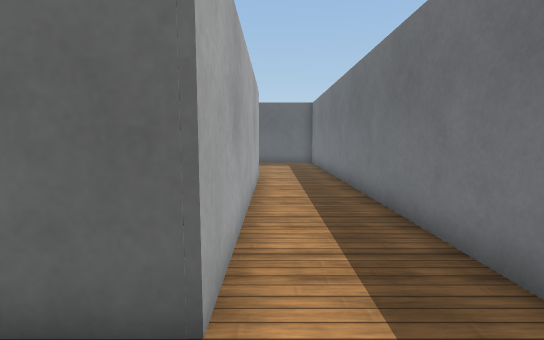
[1] (above)

16 first-person views from a walk through a robot-simulator world made for Webots. The camera is 0.4 m above the floor, tilts 6° down and sees 85° across. The floor is counted in squares, 0.25 m on a side. Each view is taken from the middle of a square. On the plan, view 1 faces up. The plan holds only what a view shows up to about 15 squares ahead; the rest is blank. The robots in the file are not drawn. Webots' stock objects and surfaces are drawn as simple stand-ins.

[2]
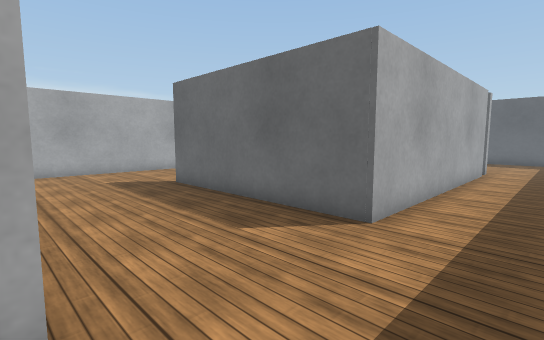

[3]
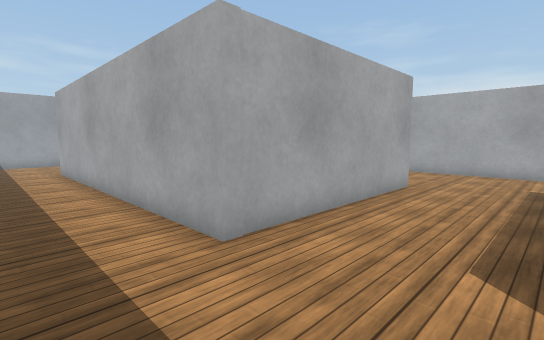

[4]
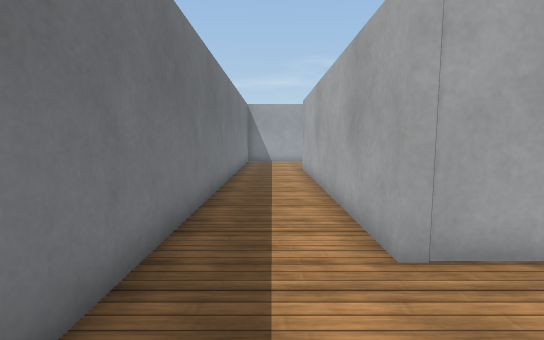

[5]
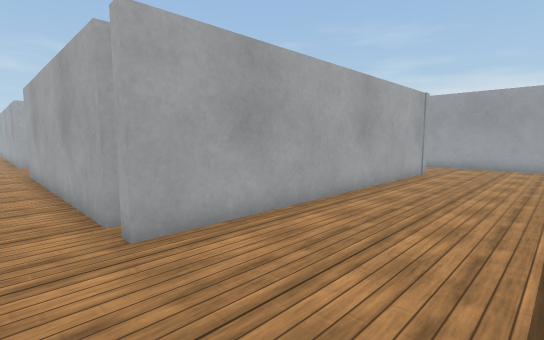

[6]
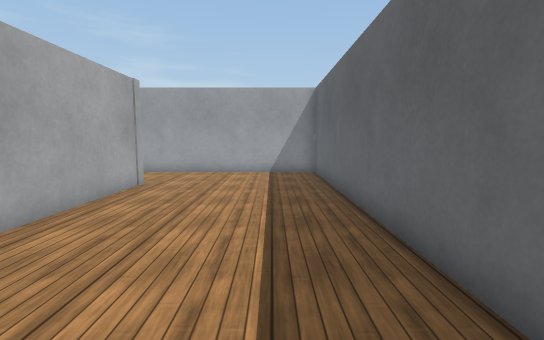

[7]
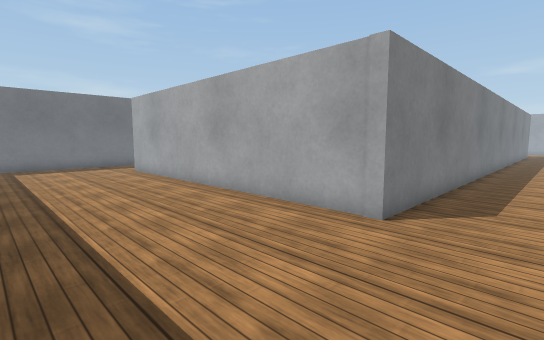

[8]
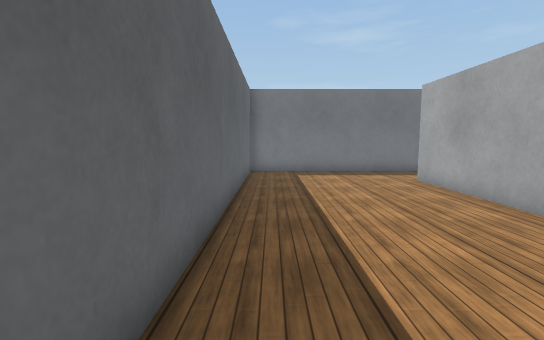

[9]
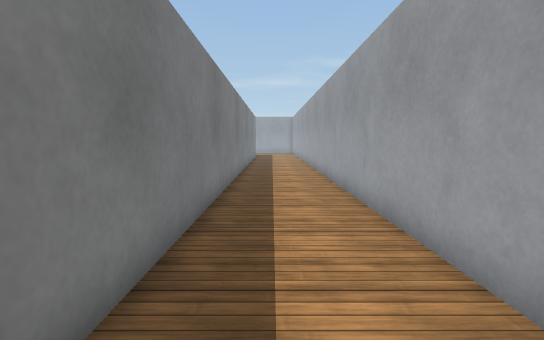

[10]
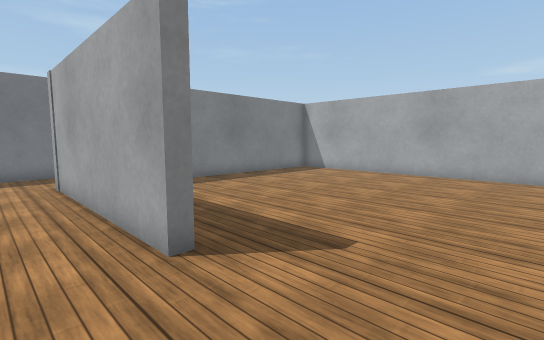

[11]
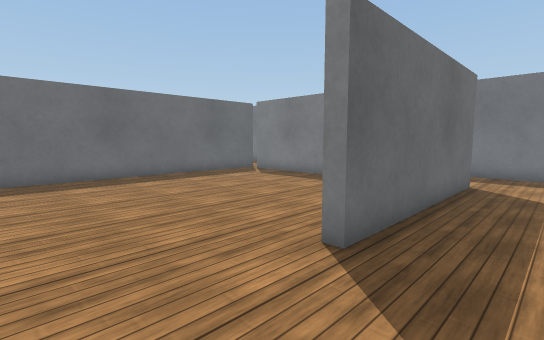

[12]
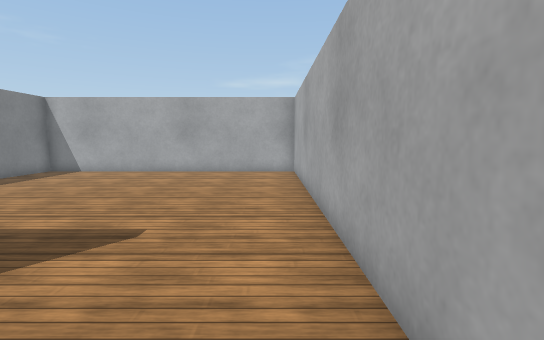

[13]
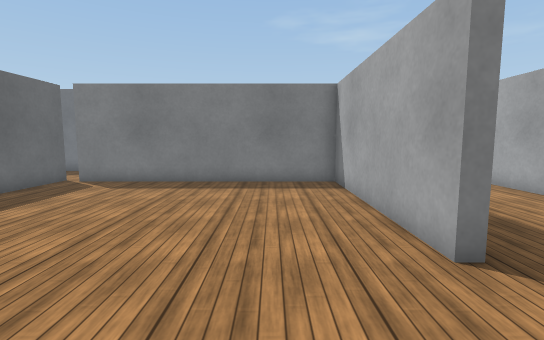

[14]
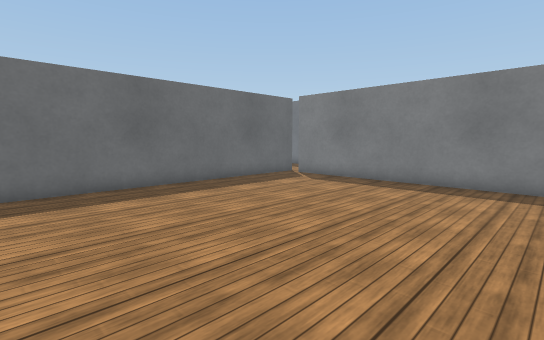

[15]
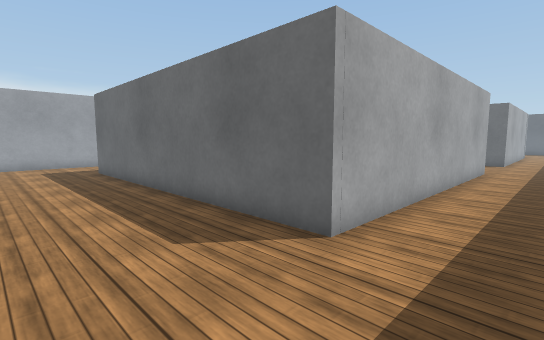

[16]
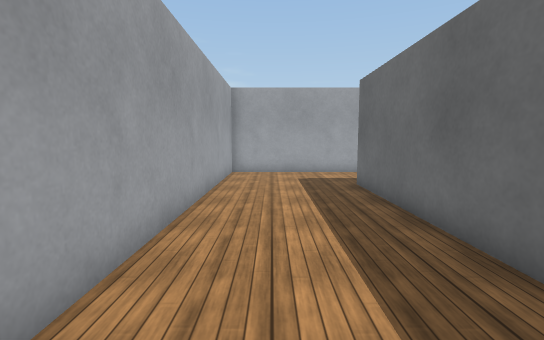

### Floor plan
Points are (right, up) in squares from view 1. A wall is a line through its corners. A room is listed if a view was taken in it or the views show most of it. See-through windows are left out.
Room 1 (views 1, 2, 3, 4, 5, 6, 7, 8, 9, 10, 11, 12, 14, 15, 16)
walls: (-8.3, -3.2) (-8.3, -2.8) (-0.6, -2.8) (-0.6, -15) (-13.5, -15); (-13.1, 3.5) (-13.1, -3.4); (-13.5, -2.2) (-13.5, 13.4) (-0.6, 13.4) (-0.6, 13); (-0.6, 12.3) (-0.6, 2.2) (-8.3, 2.2) (-8.3, 2.6); (2.7, -13.9) (2.7, 20.1) (-17.3, 20.1) (-17.3, -2); (-17.3, -13.8) (-17.3, -19.9) (-4.9, -19.9)
ways out: opening at (-10.5, 2.5) to room 2; gap at (-1, 12) to room 2; opening at (-10.5, -3) to room 3
Room 2 (view 13)
walls: (-8.3, 2.6) (-0.9, 2.6) (-0.9, 12.3); (-0.6, 13) (-11.8, 13)
ways out: opening at (-10.5, 2.5) to room 1; gap at (-1, 12) to room 1
Room 3 (no view inside)
walls: (-13.1, -3.4) (-13.1, -14.6) (-0.9, -14.6) (-0.9, -7.2)
ways out: opening at (-10.5, -3) to room 1

Where each view was taken, in squares from view 1:
view 1: 0 up, 0 right, facing up
view 2: 3 down, 2 right, facing up-left
view 3: 1 up, 2 right, facing down-left
view 4: 1 up, 1 right, facing down
view 5: 18 up, 1 right, facing down-left
view 6: 18 up, 3 left, facing left
view 7: 19 up, 16 left, facing down-right
view 8: 19 up, 12 left, facing right
view 9: 13 up, 15 left, facing down
view 10: 1 down, 12 left, facing down-right
view 11: 0 up, 12 left, facing up-right
view 12: 0 up, 12 left, facing down
view 13: 5 up, 12 left, facing right
view 14: 3 up, 12 left, facing up-right
view 15: 19 down, 2 right, facing up-left
view 16: 18 down, 3 left, facing left
